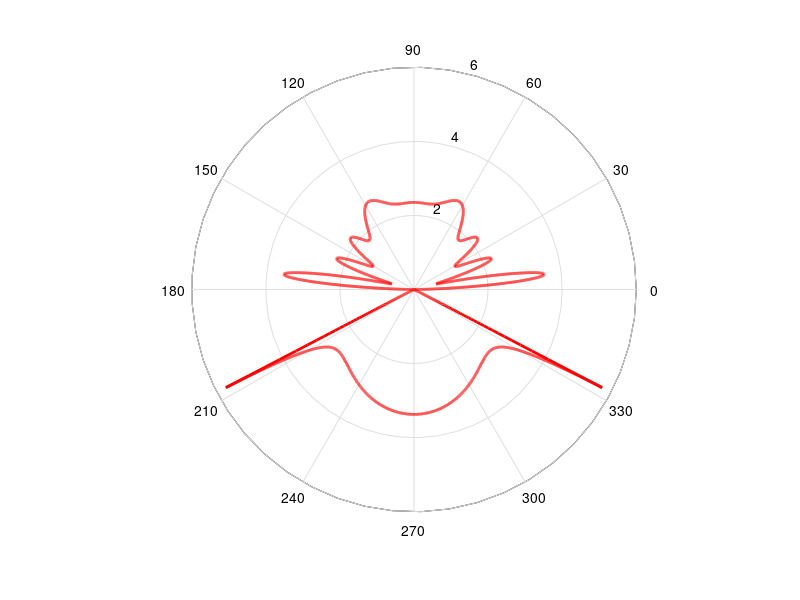

Reproduce this figure in MATLAB.
% azimut angle phi 
phi = 0:1/180*pi:360/180*pi; phi = phi';
% polar angle  thet
thet = -90/180*pi:0.01/180*pi:90/180*pi;

% refractive indexes
n1 = 1.33; n2 =1.5;

% surface distance in vacuum wavelength

for j = 1:61,

z0 = (j-1)/40*pi*2;

p = 1;
e1 = n1^2; e2 = n2^2;

% orthogonal dipol
% upper half space
q = n1*sin(thet); w1 = sqrt(n1^2-q.^2); w2 = sqrt(n2^2-q.^2);
rp = (w1*e2-w2*e1)./(w1*e2+w2*e1);
s = n1^3/(e1^2)*q.^2.*(abs(1+rp.*exp(2*i*w1*z0))).^2;

% orthogonal dipol
% lower half space
q = n2*sin(thet); w1 = sqrt(n1^2-q.^2); w2 = sqrt(n2^2-q.^2);
tp = 2*n1*n2*w1./(w1*e2+w2*e1);
t = n2*n1^2*w2.^2./(e1^2*(abs(w1)).^2).*q.^2.*(abs(tp)).^2.*exp(-2*imag(w1)*z0);

% parallel dipol 
% upper half space
q = n1*sin(thet); w1 = sqrt(n1^2-q.^2); w2 = sqrt(n2^2-q.^2);
rp = (w1*e2-w2*e1)./(w1*e2+w2*e1);
rs = (w1-w2)./(w1+w2);
u = ones(length(phi),length(thet))*n1.*(((cos(phi)).^2*(((abs(1-rp.*exp(2*i*w1*z0))).^2).*w1.^2/n1^2))+(sin(phi)).^2*(abs(1+rs.*exp(2*i*w1*z0))).^2);

% parallel dipol 
% lower half space
q = n2*sin(thet); w1 = sqrt(n1^2-q.^2); w2 = sqrt(n2^2-q.^2);
tp = 2*n1*n2*w1./(w1*e2+w2*e1);
ts = 2*w1./(w1+w2);
v = ones(length(phi),1)*(n2*w2.^2./(abs(w1)).^2.*exp(-2*imag(w1)*z0)).*(((cos(phi)).^2*((abs(w1)).^2/n1^2.*(abs(tp)).^2)+(sin(phi)).^2*(abs(ts)).^2));

% averaging the azimut angles:
um = mean(u); vm = mean(v);

% isotropic orientation:   
upp =2*um;
low =2*vm;


% factor sin(theta) 
upper=upp.*abs(cos(thet-pi/2));
lower=low.*abs(cos(thet-pi/2));

hh(j)=sum(upper)/(sum(upper)+sum(lower));
end;

k1=polar(thet-pi/2,low,'k');
set(k1,'LineWidth',2,'Color','red');
hold on;
k2=polar(thet+pi/2,upp,'k');
set(k2,'Linewidth',2,'Color','red');
hold off;



   
        
       
